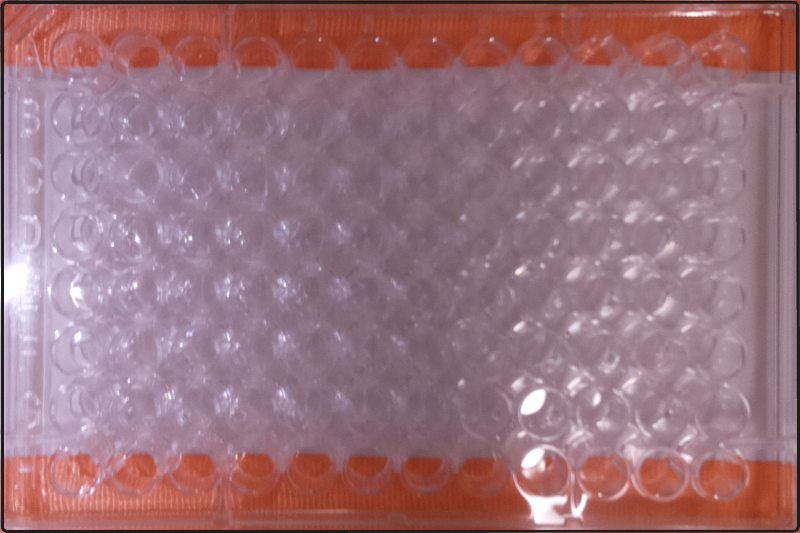
#> input picture comp-vision/debug_images/05_transformed.png, 800 x 533 px, given in place of the camera
$ python main.py
#> lines starting #> are read from the running program, lines starting #| are printed output that depends on the picture; after the words box and inside, x2 and y2 are one past the last pixel; in counts of white or black regions, pixels touching at a corner belong together
import cv2
import numpy as np
import os
from typing import List, Tuple, Optional, Dict


class WellPlateAnalyzer:
    def __init__(
        self,
        image_path: Optional[str] = None,
        camera_index: int = 0,
        save_debug: bool = False,
    ):
        """Initializes the WellPlateAnalyzer.

        Args:
            image_path (Optional[str]): Path to the image file.
            camera_index (int): Index of the camera to use.
            save_debug (bool): Whether to save debug images.
        """
        self.image_path = image_path
        self.camera_index = camera_index
        # Create debug directory if it doesn't exist
        self.save_debug = save_debug
        self.debug_dir = "debug_images"
        if not os.path.exists(self.debug_dir):
            os.makedirs(self.debug_dir)

    def save_debug_image(self, name: str, image: np.ndarray) -> None:
        """Save debug image to file.

        Args:
            name (str): Name of the debug image.
            image (np.ndarray): Image to save.
        """
        if self.save_debug:
            path = os.path.join(self.debug_dir, f"{name}.png")
            cv2.imwrite(path, image)
            print(f"Saved debug image: {path}")

    def capture_frame(self) -> np.ndarray:
        """Capture a frame from the camera.

        Returns:
            np.ndarray: Captured frame.

        Raises:
            Exception: If the camera cannot be opened or frame cannot be captured.
        """
        cap = cv2.VideoCapture(self.camera_index)
        if not cap.isOpened():
            raise Exception(f"Failed to open camera: {self.camera_index}")

        # Allow the camera to warm up
        cv2.waitKey(1000)  # Wait for 1000ms (1 second)

        ret, frame = cap.read()

        cap.release()
        if not ret:
            raise Exception("Failed to capture frame from camera")
        return frame

    def detect_plate(self, image: np.ndarray) -> np.ndarray:
        """Detect the 96-well plate using the black sharpie outline.

        Args:
            image (np.ndarray): Input image.

        Returns:
            np.ndarray: Contour of the detected plate.

        Raises:
            Exception: If no plate is detected.
        """
        # Convert to grayscale
        gray = cv2.cvtColor(image, cv2.COLOR_BGR2GRAY)
        self.save_debug_image("01_grayscale", gray)

        # Apply adaptive thresholding to handle varying lighting
        thresh = cv2.adaptiveThreshold(
            gray, 255, cv2.ADAPTIVE_THRESH_GAUSSIAN_C, cv2.THRESH_BINARY_INV, 21, 10
        )
        self.save_debug_image("02_threshold", thresh)

        # Find contours
        contours, _ = cv2.findContours(
            thresh, cv2.RETR_EXTERNAL, cv2.CHAIN_APPROX_SIMPLE
        )

        # Draw all contours for debugging
        contour_img = image.copy()
        cv2.drawContours(contour_img, contours, -1, (0, 255, 0), 2)
        self.save_debug_image("03_all_contours", contour_img)

        # Find the contour that's most like a rectangle
        best_rect = None
        best_score = 0

        for contour in contours:
            if cv2.contourArea(contour) < 1000:  # Filter out small contours
                continue

            # Get the minimum area rectangle
            rect = cv2.minAreaRect(contour)
            box = cv2.boxPoints(rect)
            box = np.int32(box)  # Changed from int0 to int32

            # Calculate rectangle metrics
            width = rect[1][0]
            height = rect[1][1]
            aspect_ratio = max(width, height) / min(width, height)

            # Score the rectangle based on size and aspect ratio
            # 96-well plate typically has aspect ratio around 1.5
            aspect_score = 1 - abs(1.5 - aspect_ratio) / 1.5
            size_score = cv2.contourArea(box) / (image.shape[0] * image.shape[1])
            score = aspect_score * size_score

            if score > best_score:
                best_score = score
                best_rect = box

        if best_rect is None:
            raise Exception("No plate detected")

        # Draw best rectangle for debugging
        rect_img = image.copy()
        cv2.drawContours(rect_img, [best_rect], -1, (0, 0, 255), 2)
        self.save_debug_image("04_detected_plate", rect_img)

        return best_rect

    def transform_perspective(
        self, image: np.ndarray, points: np.ndarray
    ) -> np.ndarray:
        """Transform the perspective to get a top-down view.

        Args:
            image (np.ndarray): Input image.
            points (np.ndarray): Points for perspective transformation.

        Returns:
            np.ndarray: Warped image.
        """
        # Order points in clockwise order starting from top-left
        rect = np.zeros((4, 2), dtype="float32")

        # Get sum and diff of points for ordering
        s = points.sum(axis=1)
        d = np.diff(points, axis=1)

        rect[0] = points[np.argmin(s)]  # Top-left
        rect[2] = points[np.argmax(s)]  # Bottom-right
        rect[1] = points[np.argmin(d)]  # Top-right
        rect[3] = points[np.argmax(d)]  # Bottom-left

        # Get width and height
        width = 800  # Fixed width for consistent results
        height = int(width * (2 / 3))  # Maintain typical 96-well plate aspect ratio

        # Create destination points
        dst = np.array(
            [[0, 0], [width - 1, 0], [width - 1, height - 1], [0, height - 1]],
            dtype="float32",
        )

        # Calculate perspective transform matrix
        M = cv2.getPerspectiveTransform(rect, dst)
        warped = cv2.warpPerspective(image, M, (width, height))

        self.save_debug_image("05_transformed", warped)
        return warped

    def get_well_positions(self, plate_img: np.ndarray) -> List[Tuple[int, int]]:
        """Calculate positions of all 96 wells.

        Args:
            plate_img (np.ndarray): Image of the plate.

        Returns:
            List[Tuple[int, int]]: List of well positions.
        """
        height, width = plate_img.shape[:2]

        # Standard 96-well plate is 8x12
        rows, cols = 8, 12

        # Calculate margins (10% of dimensions)
        margin_x = int(width * 0.1)
        margin_y = int(height * 0.1)

        # Calculate spacing between wells
        spacing_x = (width - 2 * margin_x) / (cols - 1)
        spacing_y = (height - 2 * margin_y) / (rows - 1)

        well_positions = []
        debug_img = plate_img.copy()

        for row in range(rows):
            for col in range(cols):
                x = int(margin_x + col * spacing_x)
                y = int(margin_y + row * spacing_y)
                well_positions.append((x, y))
                # Draw well position on debug image
                cv2.circle(debug_img, (x, y), 5, (0, 255, 0), -1)
                # Add well ID
                well_id = f"{chr(65 + row)}{col + 1}"
                cv2.putText(
                    debug_img,
                    well_id,
                    (x + 10, y),
                    cv2.FONT_HERSHEY_SIMPLEX,
                    0.3,
                    (0, 255, 0),
                    1,
                )

        self.save_debug_image("06_well_positions", debug_img)
        return well_positions

    def analyze_wells(
        self, plate_img: np.ndarray, well_positions: List[Tuple[int, int]]
    ) -> Tuple[List[Dict[str, Tuple[int, int, int]]], np.ndarray]:
        """Get RGB values for each well.

        Args:
            plate_img (np.ndarray): Image of the plate.
            well_positions (List[Tuple[int, int]]): List of well positions.

        Returns:
            Tuple[List[Dict[str, Tuple[int, int, int]]], np.ndarray]: List of well RGB values and debug image.
        """
        results = []
        well_radius = int(min(plate_img.shape[:2]) * 0.02)
        debug_img = plate_img.copy()

        for i, (x, y) in enumerate(well_positions):
            # Ensure we don't go out of bounds
            y1 = max(0, y - well_radius)
            y2 = min(plate_img.shape[0], y + well_radius)
            x1 = max(0, x - well_radius)
            x2 = min(plate_img.shape[1], x + well_radius)

            # Draw sampling region
            cv2.rectangle(debug_img, (x1, y1), (x2, y2), (0, 255, 0), 1)

            # Extract region around well center
            well_region = plate_img[y1:y2, x1:x2]

            if well_region.size > 0:
                # Calculate average RGB values
                b, g, r = cv2.mean(well_region)[:3]
                well_id = f"{chr(65 + i // 12)}{i % 12 + 1}"
                results.append({"well": well_id, "rgb": (int(r), int(g), int(b))})

                # Add RGB values to debug image
                text = f"RGB:({int(r)},{int(g)},{int(b)})"
                cv2.putText(
                    debug_img,
                    text,
                    (x1, y1 - 5),
                    cv2.FONT_HERSHEY_SIMPLEX,
                    0.3,
                    (0, 255, 0),
                    1,
                )

        self.save_debug_image("07_analyzed_wells", debug_img)
        return results, debug_img

    def analyze_plate(self) -> Optional[np.ndarray]:
        """Main function to analyze the plate.

        Returns:
            Optional[np.ndarray]: 2D NumPy array of RGB entries or None if an error occurs.
        """
        try:
            # Capture frame from camera
            print("Capturing frame from camera...")
            image = self.capture_frame()
#> in capture_frame, frame is the input picture: shape (533, 800, 3); mean B, G, R 124.9, 115.3, 154.4

            # Detect plate
            print("Detecting plate...")
            plate_contour = self.detect_plate(image)
#> in detect_plate, `gray = cv2.cvtColor(image, cv2.COLOR_BGR2GRAY)`:
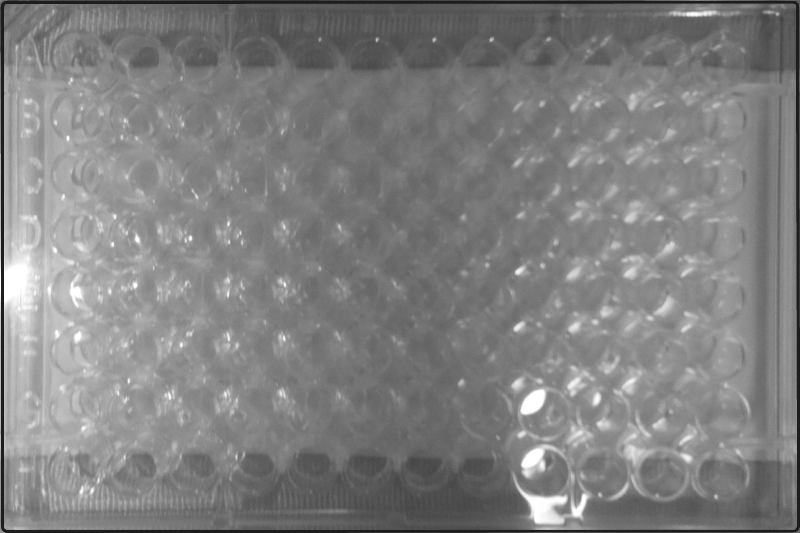
#> gray: shape (533, 800); min 29, max 255, mean 128.1
#> in detect_plate, `thresh = cv2.adaptiveThreshold( gray, 255, cv2.ADAPTIVE_THRESH_GAUSSIA..`:
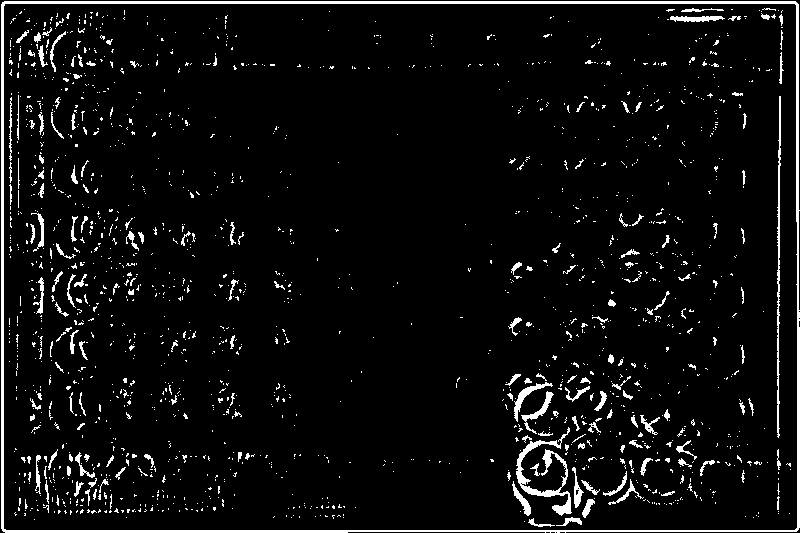
#> thresh: shape (533, 800); 5.5% white; 1693 white regions (1517 under 20 px)
#> in detect_plate, `contours, _ = cv2.findContours( thresh, cv2.RETR_EXTERNAL, cv2.CHAIN_A..`: contours = 1 contour; box (x1, y1, x2, y2) and area: (1, 1, 800, 533) 422958
#> in detect_plate, `cv2.drawContours(contour_img, contours, -1, (0, 255, 0), 2)`:
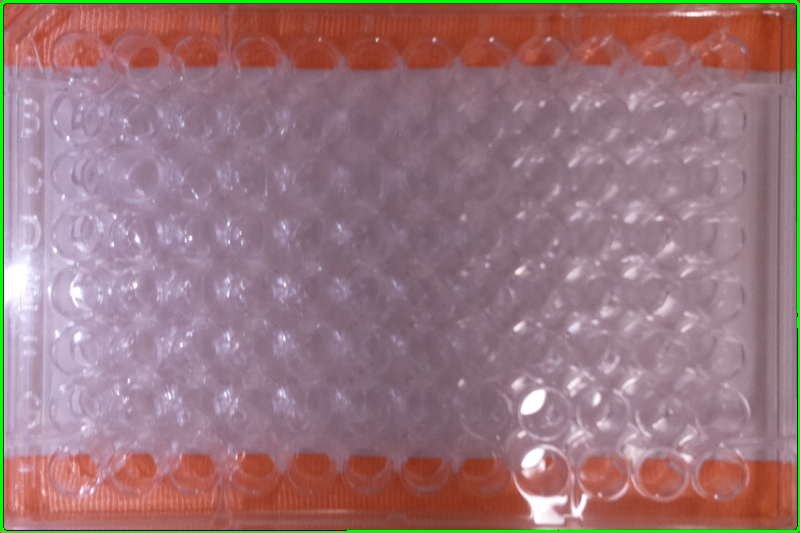
#> contour_img: shape (533, 800, 3); 1.74% of pixels changed, all inside (x1, y1, x2, y2) = (0, 0, 800, 533)
#> the loop in detect_plate, `for contour in contours:` made 1 pass
#> (rect, width, height, aspect_ratio, aspect_score, size_score, score, best_score) on pass 1: (((400, 266.5), (531, 798), -90), 531, 798, 1.5, 0.998, 0.994, 0.992, 0.992)
#> after the loop in detect_plate, `for contour in contours:`: best_score = 0.992
#> in detect_plate, `cv2.drawContours(rect_img, [best_rect], -1, (0, 0, 255), 2)`:
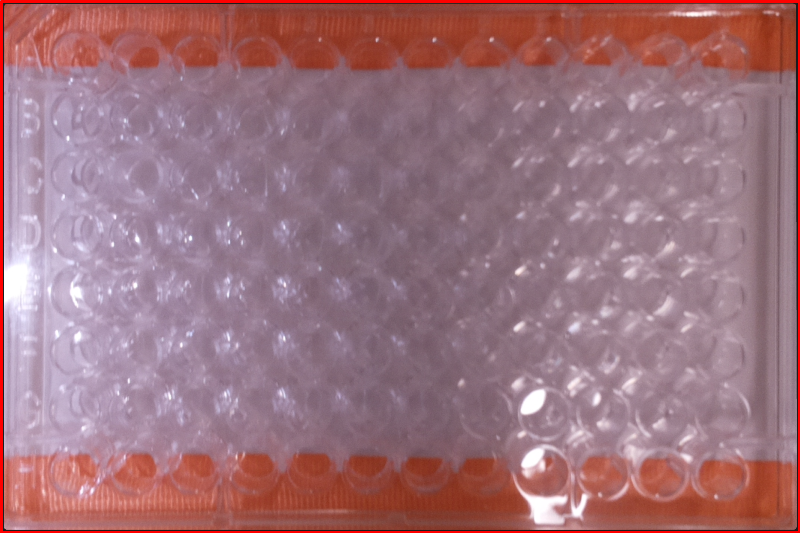
#> rect_img: shape (533, 800, 3); 1.56% of pixels changed, all inside (x1, y1, x2, y2) = (0, 0, 800, 533)
#> plate_contour = [[799, 532], [1, 532], [1, 1], [799, 1]]

            # Transform perspective
            print("Transforming perspective...")
            plate_img = self.transform_perspective(image, plate_contour)
#> in transform_perspective, `s = points.sum(axis=1)`: s = [1331, 533, 2, 800]
#> in transform_perspective, `d = np.diff(points, axis=1)`: d = [-267, 531, 0, -798]

            # Get well positions
            print("Calculating well positions...")
            well_positions = self.get_well_positions(plate_img)
#> after the loop in get_well_positions, `for row in range(rows):`:
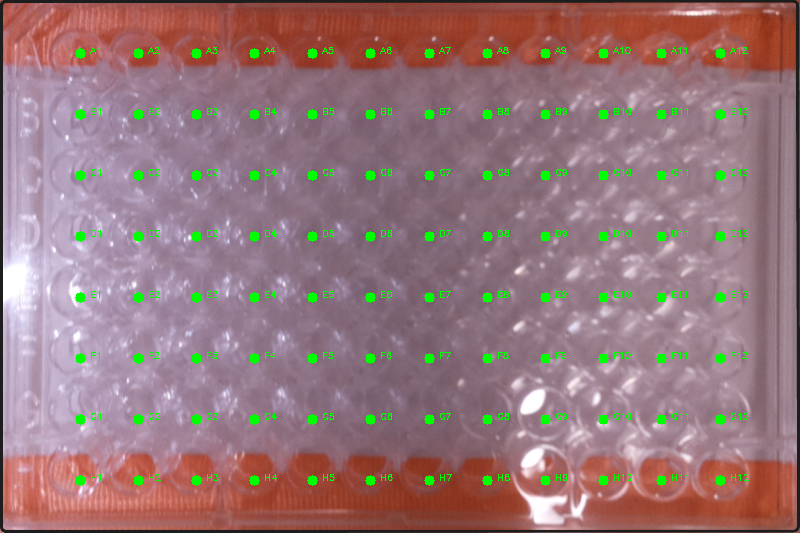
#> debug_img: shape (533, 800, 3); mean B, G, R 121.8, 119.1, 150.4
#> after the loop in get_well_positions, `for row in range(rows):`: well_positions = 96 pairs, first value 80 to 720, second value 53 to 480

            # Analyze wells
            print("Analyzing wells...")
            results, debug_image = self.analyze_wells(plate_img, well_positions)
#> the loop in analyze_wells, `for i, (x, y) in enumerate(well_positions): # Ensure we don't go out o..` made 96 passes
#> (x, y, y1, y2, x1, x2, b, g) on passes 1 to 12: (80, 53, 43, 63, 70, 90, 84.76, 93.54), (138, 53, 43, 63, 128, 148, 68.49, 77.83), (196, 53, 43, 63, 186, 206, 54.18, 69.76), (254, 53, 43, 63, 244, 264, 46.94, 63.5), (312, 53, 43, 63, 302, 322, 43.47, 59.44), (370, 53, 43, 63, 360, 380, 41.71, 58.52), (429, 53, 43, 63, 419, 439, 45.74, 62.08), (487, 53, 43, 63, 477, 497, 50.59, 66.44), (545, 53, 43, 63, 535, 555, 56.18, 68.45), (603, 53, 43, 63, 593, 613, 65, 78.22), (661, 53, 43, 63, 651, 671, 72, 84.67), (720, 53, 43, 63, 710, 730, 74.35, 88.47)
#> (y1, y2, x1, x2, b, g, r, well_id) on passes 61 to 66: (348, 368, 70, 90, 200.8, 173.9, 191.8, 'F1'), (348, 368, 128, 148, 167.8, 144.1, 168.7, 'F2'), (348, 368, 186, 206, 156.5, 134, 159.4, 'F3'), (348, 368, 244, 264, 142.3, 122.4, 149.1, 'F4'), (348, 368, 302, 322, 127.8, 111.2, 137.5, 'F5'), (348, 368, 360, 380, 119.5, 103.9, 128.6, 'F6')
#> after the loop in analyze_wells, `for i, (x, y) in enumerate(well_positions):`:
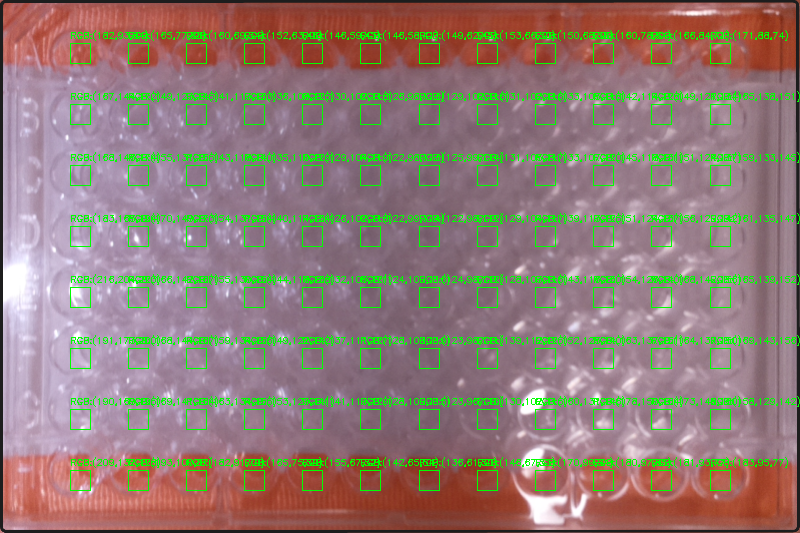
#> debug_img: shape (533, 800, 3); mean B, G, R 117.3, 124.2, 144.8
#> after the loop in analyze_wells, `for i, (x, y) in enumerate(well_positions):`:
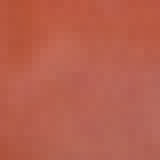
#> well_region: shape (20, 20, 3) (shown 8 times larger); mean B, G, R 77.8, 95.8, 183.2

            # Transform results into a NumPy array of RGB entries
            rgb_array = np.empty((8, 12, 3), dtype=int)
            for result in results:
                well_id = result["well"]
                row = (
                    ord(well_id[0]) - 65
                )  # Convert letter to row index (A=0, B=1, ...)
                col = (
                    int(well_id[1:]) - 1
                )  # Convert number to column index (1=0, 2=1, ...)
                rgb_array[row, col] = result["rgb"]
#> this loop made 96 passes
#> result on passes 1 to 12: {'well': 'A1', 'rgb': (182, 93, 84)}, {'well': 'A2', 'rgb': (165, 77, 68)}, {'well': 'A3', 'rgb': (160, 69, 54)}, {'well': 'A4', 'rgb': (152, 63, 46)}, {'well': 'A5', 'rgb': (146, 59, 43)}, {'well': 'A6', 'rgb': (146, 58, 41)}, {'well': 'A7', 'rgb': (149, 62, 45)}, {'well': 'A8', 'rgb': (153, 66, 50)}, {'well': 'A9', 'rgb': (150, 68, 56)}, {'well': 'A10', 'rgb': (160, 78, 64)}, {'well': 'A11', 'rgb': (166, 84, 71)}, {'well': 'A12', 'rgb': (171, 88, 74)}

            # Show well positions at the end
            cv2.imshow("Well Positions", debug_image)
            cv2.waitKey(0)
            cv2.destroyAllWindows()

            return rgb_array

        except Exception as e:
            print(f"Error analyzing plate: {str(e)}")
            return None


# Example usage
if __name__ == "__main__":
    analyzer = WellPlateAnalyzer(camera_index=0, save_debug=True)
    results = analyzer.analyze_plate()
    if results is not None:
        for result in results:
            print(result)
#> this loop made 8 passes
#> (printed output is left out)
